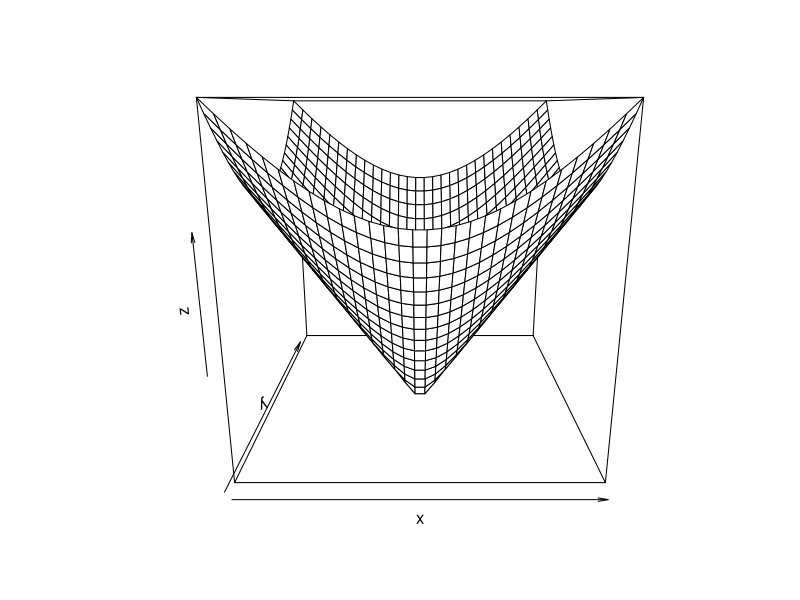

Here is the R script that generated this plot:
## ---- chunk 1
knitr::opts_chunk$set(echo = FALSE)
library(tidyverse)
iris %>% write_csv("iris.csv")
## ---- chunk 2
cone <- function(x, y){
    sqrt(x ^ 2 + y ^ 2)
    }
x <- y <- seq(-1, 1, length = 30)
z <- outer(x, y, cone)
persp(x, y, z)
